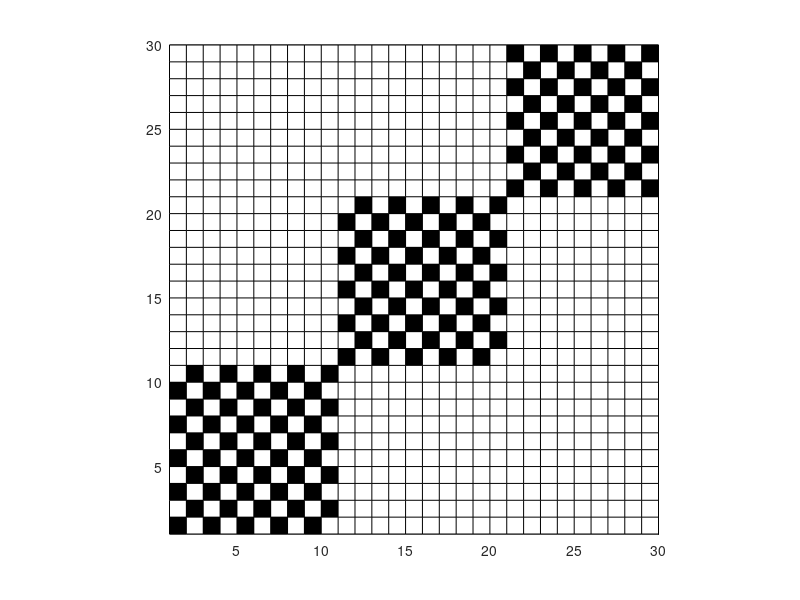

Recreate this plot in MATLAB. (Note: this script raises an error after producing the figure.)
J0=0;
J=1;
n=10^2;

r=0.5;

pd = makedist('Normal','mu',J0/(n),'sigma',abs(J)); 
Jm = random(pd,n,n);


% No self interaction
Jm(Jm==diag(Jm))=0;

L = round(n^(1/2));
J1d=zeros(L,L)+diag(ones(1,L-1),+1)+diag(ones(1,L-1),-1); %+ diag(ones(1,L-2),+2)+diag(ones(1,L-2),-2);
% Si en 1D incluyo 2 conexiones a segundos vecinos por cada espin, en 2D se traduce a
% 4 conexiones a segundos vecinos pero a traves de los ejes x e y de la red,
% es decir, no los segundos vecinos cruzados.

J1d(1,L)=1;
J1d(L,1)=1;
C=ones(L,L);
C(2:2:L,1:2:L) = 0;
C(1:2:L,2:2:L) = 0;
I=eye(L,L);
J2d = kron(I,J1d) + kron(J1d,I)+ kron(J1d,J1d) ;
Jm=J2d.*Jm; 

% for i=2:n
%     for j=1:i-1
%         J2d(i,j)=J2d(j,i);
%     end
% end

% G=graph(J2d);
% plot(G,'Layout','subspace')
% figure
% pcolor(J2d)
% colormap(flipud(gray))
% axis equal
% pbaspect([1 1 1])

% G = graph(kron(J2d,J2d));
% plot(G)


Cc = repmat({C}, 1, 3);  
Cb = blkdiag(Cc{:});
figure
pcolor(Cb)
colormap(flipud(gray))
axis equal
pbaspect([1 1 1])


%%
EdgeTable = table([1 2; 1 3; 2 4; 3 4],'VariableNames',{'EndNodes'});
G = graph(EdgeTable);

L=2;

EdgeTable = table(L+[ 1 3; 2 4; 3 4],'VariableNames',{'EndNodes'});
G = addedge(G,EdgeTable);

EdgeTable = table(L+[ 1 3; 2 4; 3 4],'VariableNames',{'EndNodes'});
G = addedge(G,EdgeTable);

plot(G)
